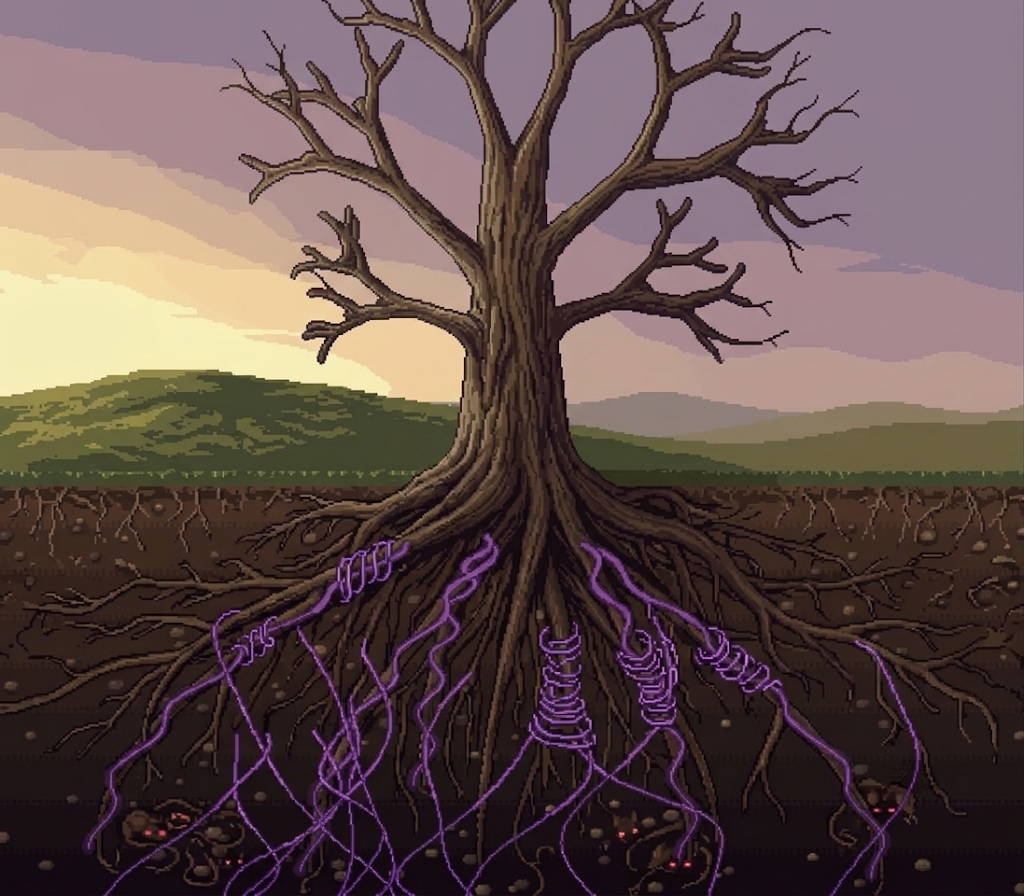
#> input picture tools/art/sources/ai/illust/great_tree.png, 1024 x 896 px; its folder holds 4 pictures in this run
$ python illust.py
#> lines starting #> are read from the running program, lines starting #| are printed output that depends on the picture
### tools/art/ai_illust.py
"""나노바나나로 그린 일러스트 원본(tools/art/sources/ai/illust/<장면>.png)을 게임 그림으로 만든다(docs/decisions/0125).

illust.py의 main()이 부른다. 원본이 있으면 그 장면을 이 그림으로 바꿔 끼우고, 없으면 코드로 그린 그림 그대로 둔다.
PNG를 손으로 고치지 않고, 원본에 할 일을 모두 여기에 둔다(같은 원본 = 같은 결과):
  1. 오른쪽 아래 ✦(Gemini 앱 로고)는 원본에서 이미 지웠다(strip_logo.py, 0133).
  2. 팔레트로 줄인다(디더 없이): 채도 높은 색(보라 실·빛나는 눈)에 VIVID_COLORS칸쯤을 색상별 묶음으로 따로 떼고 나머지 REST_COLORS칸.
     한 덩어리로 줄이면 보라 실이 갈색에 묶여 칙칙한 자줏빛이 됐고, 점이 적은 빨간 눈은 묶음 없이는 사라졌다.
     작은 캐릭터는 FOCUS에 자리를 적어 그 색에 FOCUS_COLORS칸을 따로 준다(momo_deep의 모모, 0135).
     FOCUS 자리의 칸은 어두운 선이 DARK_SHARE 넘으면 그 색(윤곽·털 결을 지킨다, title의 Naïl, 0137).
  3. 게임 칸(그림 크기의 절반, 일러스트는 게임 점의 2배 밀도)마다 그 자리에서 가장 흔한 색을 고른다(평균이면 덩어리 경계가 흐려진다).
     다만 칸의 VIVID_SHARE(15%) 넘게 채도 높은 색이면 그 색을 고른다: 작은 빨간 눈(한두 칸)이 흙색에 밀려 사라졌다.
  4. 2배로 키운다(다른 일러스트와 같은 2×2 점).
나노바나나 도트는 진짜 격자가 아니다(한 점이 3~5px로 들쭉날쭉, 자기상관으로 주기가 안 나온다). 그래서 격자를 찾지 않고 칸마다 고른다.
"""
import colorsys
import os

import numpy as np
from PIL import Image

import ref_pack

ROOT = os.path.dirname(os.path.abspath(__file__))
SRC = os.path.join(ROOT, 'sources', 'ai', 'illust')
VIVID_COLORS = 16
REST_COLORS = 48
VIVID_SHARE = 0.15
FOCUS_COLORS = 12
DARK_SHARE = 0.25
DARK_RATIO = 0.7
# 장면 → 게임 그림 크기(src/illust.rs가 기대하는 크기, docs/art/nano-banana-prompts.md 4의 괄호).
SIZE = {
    'great_tree': (640, 560), 'mother_burrow': (640, 360), 'bori_freed': (640, 360), 'momo_bloom': (640, 360),
    'halmae_deep': (704, 360), 'last_bloom': (640, 440), 'sprout': (640, 360), 'molehill': (640, 360),
    'doto_memory': (640, 360), 'momo_deep': (704, 360), 'kongi_door': (640, 360), 'title': (640, 360),
    'clover_cocoon': (640, 360),
}
# 그림 안의 큰 네 꼭짓점 반짝이(가운데 x, y, 반지름, 원본 px): ✦ 로고와 똑같은 모양이라 로고처럼 보여 지운다(사장).
# 작은 점 반짝이는 남긴다. 밝은 덩어리(채도 낮고 아주 밝은 점 25개 넘음)를 찾아 구름을 빼고 골랐다.
SPARKLES = {
    'momo_bloom': [(326, 501, 11), (804, 456, 9), (710, 510, 11), (279, 456, 9)],
}
# 장면 → 팔레트 FOCUS_COLORS칸을 따로 떼어 줄 자리(원본 px, 자르기 전): 작은 캐릭터의 색. 나머지 색 팔레트에 섞으면 큰 면적 색(실·바위)이
# 칸을 다 차지해, momo_deep의 작은 모모(그림의 1%)의 황갈색 털이 라벤더 회색·꽃잎 빨강이 됐다(점을 빠짐없이 넣어도 분홍 얼룩이 남았다).
FOCUS = {
    'momo_deep': [(745, 225, 835, 340)],
    'kongi_door': [(265, 255, 450, 500)],   # 분홍 몸이 베이지 회색이 됐다
    'title': [(80, 380, 250, 520), (255, 425, 345, 515)],   # 잠든 Naïl(갈색 털이 회색·분홍 덩어리가 됐다)·반딧불 병
}
# 세로로 남을 때 자를 높이(0 위·1 아래). 없으면 가운데.
CROP_Y = {}
def _vivid(rgb):
    h, s, v = colorsys.rgb_to_hsv(*(c / 255 for c in rgb))
    return s > 0.42 and v > 0.35


def _palette(points, n):
    if not points:
        return []
    img = Image.new('RGB', (len(points), 1))
    img.putdata(points)
    q = img.quantize(colors=n, method=Image.Quantize.MEDIANCUT, dither=Image.Dither.NONE)
    used = sorted(set(q.getdata()))
    raw = q.getpalette()
    return [tuple(raw[i * 3:i * 3 + 3]) for i in used]


def _vivid_palette(points, n, bins=12, min_points=30):
    """채도 높은 색을 색상별 묶음(12)으로 나눠 묶음마다 팔레트를 만든다. 점이 min_points 넘는 묶음은 적어도 두 칸.
    한 덩어리로 나누면 언덕의 올리브 초록이 칸을 다 차지해, 점 231개뿐인 빨간 눈이 다른 색에 묶여 사라졌다."""
    groups = {}
    for p in points:
        h = colorsys.rgb_to_hsv(*(c / 255 for c in p))[0]
        groups.setdefault(int(h * bins) % bins, []).append(p)
    groups = {k: v for k, v in groups.items() if len(v) >= min_points}
    total = sum(len(v) for v in groups.values()) or 1
    out = []
    for k in sorted(groups):
        out += _palette(groups[k], max(2, round(n * len(groups[k]) / total)))
    return out


def _crop_box(w, h, aspect, y_at=0.5):
    """게임 그림 비율로 자를 자리(나노바나나는 고를 수 있는 비율이 정해져 있다: 2:1 장면은 21:9로 받는다).
    2% 안쪽 차이(16:9 원본 1024×572와 640×360)는 자르지 않는다. 가로로 남으면 가운데, 세로로 남으면 y_at(0 위·1 아래)에서."""
    if abs(w / h - aspect) / aspect <= 0.02:
        return (0, 0, w, h)
    if w / h > aspect:
        nw = round(h * aspect)
        x0 = (w - nw) // 2
        return (x0, 0, x0 + nw, h)
    nh = round(w / aspect)
    y0 = round((h - nh) * y_at)
    return (0, y0, w, y0 + nh)


def scene(name, size=None):
    """원본이 있으면 size(게임 그림 크기, 짝수, 없으면 SIZE)의 그림, 없으면 None."""
#> called with name = 'great_tree'
    size = size or SIZE.get(name)
    path = os.path.join(SRC, f'{name}.png')
    if not os.path.exists(path):
        return None
    img = Image.open(path).convert('RGB')
#> img is the input picture: PIL image 1024x896 RGB; mean R, G, B 99.4, 80.5, 78.4
    for star in SPARKLES.get(name, ()):
        ref_pack.erase_star_at(img, *star)
    # 자리 안의 어두운 바탕(밝기 합 150 아래)은 빼고 캐릭터 색만: 넣으면 칸 대부분이 바탕 검정에 갔다.
    # 채도 높은 점도 넣는다: 따뜻한 굴 방 안에서는 털·목도리가 다 채도 높은 색이라 빼면 Naïl이 회색·분홍이 됐다(title).
    focus = [p for box in FOCUS.get(name, ()) for p in img.crop(box).getdata() if sum(p) > 150]
#> focus = []
    crop = _crop_box(*img.size, size[0] / size[1], CROP_Y.get(name, 0.5))
#> crop = (0, 0, 1024, 896)
    img = img.crop(crop)
    w, h = img.size
#> w = 1024; h = 896
    # 팔레트: 나머지 색은 점을 고르게 뽑아(전부 쓰면 느리다), 채도 높은 색은 원본 점을 전부 쓴다.
    # 4칸마다 뽑았더니 빨간 눈(눈 하나 3×2px)이 빠져 팔레트에 빨강이 없었다.
    allpx = list(img.getdata())
#> allpx = 917504 items
    vivid = [p for p in allpx if _vivid(p)]
#> vivid = 27668 items
    rest = [p for p in allpx[::16] if not _vivid(p)]
#> rest = 55524 items
    entries = _vivid_palette(vivid, VIVID_COLORS) + _palette(rest, REST_COLORS) + _palette(focus, FOCUS_COLORS)
#> the loop in _vivid_palette, `for p in points:` made 27668 passes
#> (p, h) on passes 1 to 3: ((101, 75, 58), 0.0659), ((95, 67, 55), 0.05), ((99, 73, 57), 0.0635)
#> after the loop in _vivid_palette, `for p in points:`: groups = 6 items
#> in _vivid_palette, `total = sum(len(v) for v in groups.values()) or 1`: total = 27668
#> the loop in _vivid_palette, `for k in sorted(groups):` made 6 passes
#> (used in _palette, raw in _palette) on passes 3, 5, 6: ([0, 1], [101, 102, 57, 96, 97, 55]), ([0, 1], [97, 55, 94, 92, 49, 90]), ([0, 1], [157, 80, 93, 106, 46, 54])
#> used in _palette on passes 2, 4: [0, 1, 2, 3, 4, 5, 6], [0, 1, 2, 3, 4, 5]
#> after the loop in _vivid_palette, `for k in sorted(groups):`: out = 21 items, first 6: (102, 77, 57), (93, 67, 51), (149, 140, 77), (145, 136, 75), (125, 119, 66), (108, 105, 58)
#> entries = 69 items, first 6: (102, 77, 57), (93, 67, 51), (149, 140, 77), (145, 136, 75), (125, 119, 66), (108, 105, 58)
    pal = Image.new('P', (1, 1))
    flat = [v for c in entries for v in c]
#> flat = 207 values, max 246 at index 63, min 5 at index 202, mean 88.46
    pal.putpalette(flat + flat[-3:] * (256 - len(entries)))
    idx = np.asarray(img.quantize(palette=pal, dither=Image.Dither.NONE))
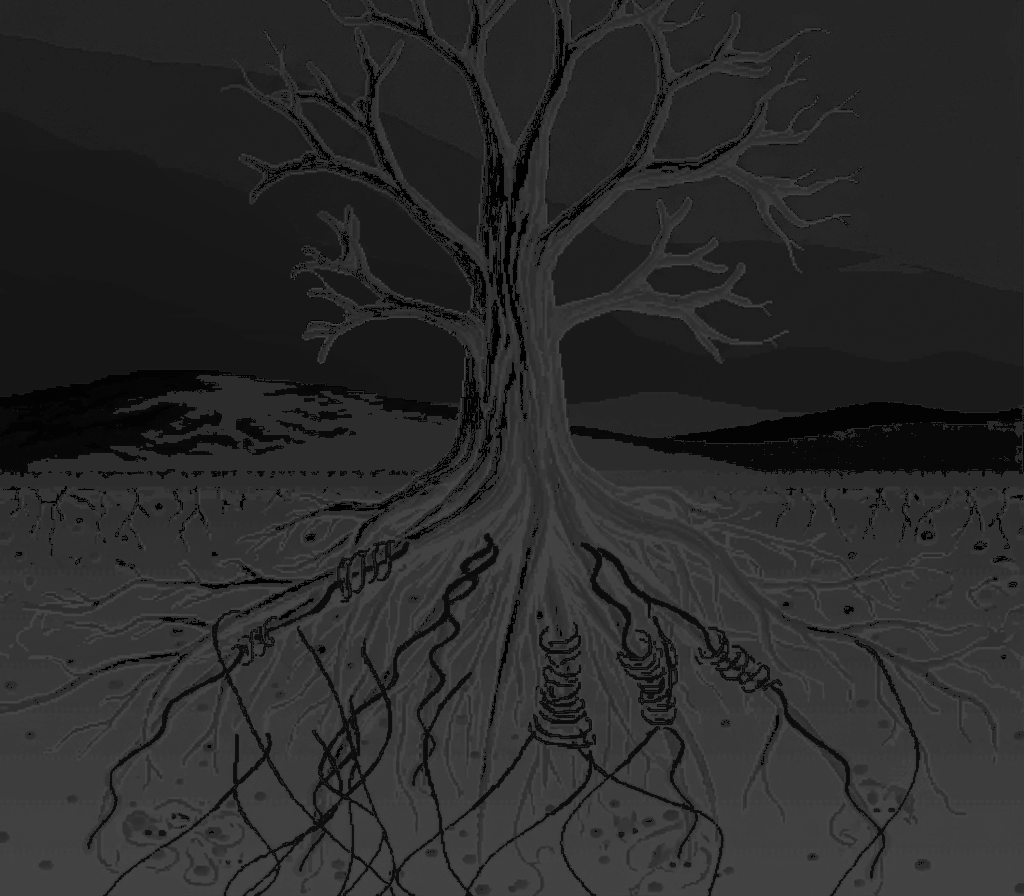
#> idx: shape (896, 1024); min 0, max 68, mean 42.2
    is_vivid = np.array([_vivid(c) for c in entries] + [False] * (256 - len(entries)))
    k = len(entries)
#> k = 69
    lum = np.array([0.3 * r + 0.59 * g + 0.11 * b for r, g, b in entries])
#> lum = 69 values, max 235.1 at index 21, min 9.55 at index 68, mean 88.12
    gw, gh = size[0] // 2, size[1] // 2
    in_focus = np.zeros((gh, gw), bool)
    for x0, y0, x1, y1 in FOCUS.get(name, ()):
        cx0, cy0 = (x0 - crop[0]) * gw // w, (y0 - crop[1]) * gh // h
        cx1, cy1 = -(-(x1 - crop[0]) * gw // w), -(-(y1 - crop[1]) * gh // h)
        in_focus[max(cy0, 0):max(cy1, 0), max(cx0, 0):max(cx1, 0)] = True
#> in_focus: shape (280, 320) bool; every value is 0
    out = np.zeros((gh, gw), np.int32)
    for j in range(gh):
        y0, y1 = j * h // gh, (j + 1) * h // gh
        for i in range(gw):
            x0, x1 = i * w // gw, (i + 1) * w // gw
            counts = np.bincount(idx[y0:y1, x0:x1].ravel(), minlength=k)[:k]
            if in_focus[j, i]:
                # 캐릭터 자리: 칸의 DARK_SHARE 넘게 어두운 선(칸 가운데 밝기의 DARK_RATIO 아래)이면 그 색.
                # 3px쯤인 윤곽·털 결이 칸(원본 3px)에서 가장 흔한 색에 밀려, 굴 방과 같은 황갈색 Naïl이 바탕에 녹았다(title).
                order = np.repeat(lum[:k], counts)
                dark = counts * (lum[:k] < DARK_RATIO * np.median(order))
                if dark.sum() > DARK_SHARE * counts.sum():
                    out[j, i] = dark.argmax()
                    continue
            vc = counts * is_vivid[:k]
            if vc.sum() > VIVID_SHARE * counts.sum():
                out[j, i] = vc.argmax()
            else:
                out[j, i] = counts.argmax()
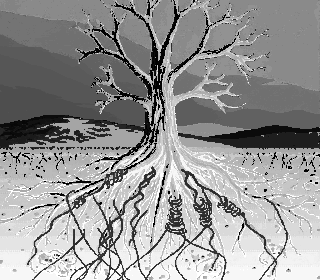
#> out: shape (280, 320) int32; min 0, max 68, mean 40; drawn with min black and max white
    colors = np.array(entries, np.uint8)
#> colors = 69 rows, first 8: [102, 77, 57], [93, 67, 51], [149, 140, 77], [145, 136, 75], [125, 119, 66], [108, 105, 58], [103, 101, 56], [101, 99, 55]
    return Image.fromarray(colors[out], 'RGB').resize(size, Image.NEAREST)
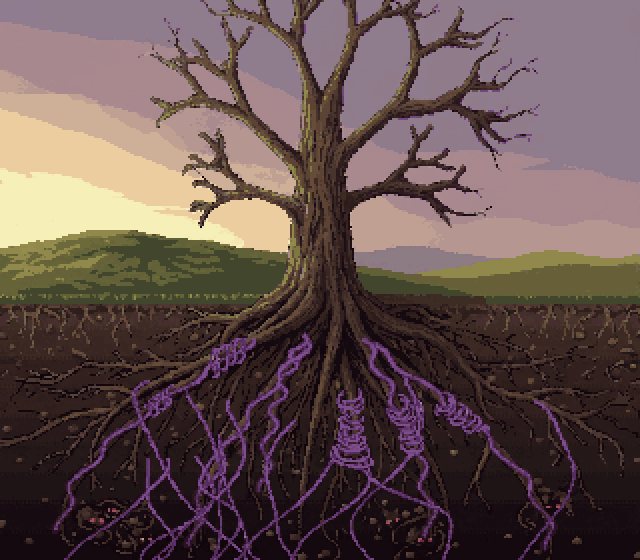
#> returned value: PIL image 640x560 RGB; mean R, G, B 100.8, 81.6, 79.4

### tools/art/illust.py
"""컷씬 일러스트·타이틀 바탕 만들기(docs/decisions/0039·0083·0125). PNG는 산출물이다.

실행: python3 tools/art/illust.py [출력 폴더] [장면 ...]  (기본 assets/art/illust)
장면 열둘과 타이틀 바탕은 모두 나노바나나 원본(tools/art/sources/ai/illust/<이름>.png)을 ai_illust.py가 게임 칸으로 만든다(0125~0137).
코드로 그리는 것은 타이틀 위에 흐르는 안개 `title_fog`뿐이다. 예전 코드 그림(v1·v2·v4, 파스텔·수채 바탕, 0039·0072·0073)은
tools/art/legacy/illust.py에 그대로 있다(0169 R8) — 원본이 없는 장면을 코드로 그리려면 그쪽을 돌린다.
사람이 그린 그림으로 바꿀 때는 같은 이름의 PNG를 넣고 AI_SCENES와 원본에서 빼야 다시 돌려도 덮이지 않는다(docs/art/cutscene-illustrations.md).

크기: 화면에 보이는 창 640×360(게임 320×180의 2배 밀도). 패닝하는 그림은 더 크다(src/illust.rs의 pan과 맞출 것, 표는 ai_illust.SIZE).
"""
import os
import sys

import numpy as np
from PIL import Image

sys.path.insert(0, os.path.dirname(os.path.abspath(__file__)))
import ai_illust  # noqa: E402  (나노바나나 원본, 0125)


# [33 lines left out: functions vnoise, fbm, not called in this run]


class _Rgba:
    def __init__(self, img):
        self.img = img

    def image(self):
        return self.img


# [14 lines left out: function title_fog, not called in this run]


# 나노바나나 원본에서 만드는 장면(ai_illust.SIZE에 크기가 있어야 한다).
AI_SCENES = [
    'great_tree',
    'mother_burrow',
    'bori_freed',
    'momo_bloom',
    'halmae_deep',
    'momo_deep',
    'last_bloom',
    'sprout',
    'molehill',
    'doto_memory',
    'kongi_door',
    'clover_cocoon',
    'title',
]
# 코드로 그리는 것.
CODE_SCENES = {
    'title_fog': title_fog,
}


def main():
    out = sys.argv[1] if len(sys.argv) > 1 else 'assets/art/illust'
    only = sys.argv[2:]
    os.makedirs(out, exist_ok=True)
    for name in AI_SCENES + list(CODE_SCENES):
        if only and name not in only:
            continue
        if name in CODE_SCENES:
            im = CODE_SCENES[name]().image()
        else:
            im = ai_illust.scene(name)
            if im is None:
                sys.exit(f'{name}: 나노바나나 원본이 없다(tools/art/sources/ai/illust/{name}.png). 코드 그림은 tools/art/legacy/illust.py')
        path = os.path.join(out, name + '.png')
        im.save(path, optimize=True)
        print(f'{path}: {im.size[0]}×{im.size[1]}, {os.path.getsize(path) // 1024}KB')
#| assets/art/illust/great_tree.png: 640×560, 97KB


if __name__ == '__main__':
#> (the run stopped early here; a loop or call above may not have finished)
